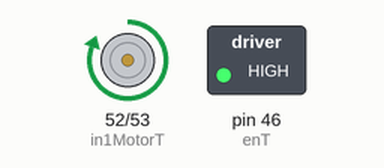
Simulated run of this sketch. Board: Arduino Mega 2560, built with avr-gcc and run on an emulated ATmega2560. Parts: motor-driver pin pairs drawn as motors (green arrow = first pin HIGH = forward, orange = second pin HIGH = backward, longer = more drive), switched loads named in the sketch (green lamp = pin HIGH).

Above: at 1.5 s.
At 4.0 s:
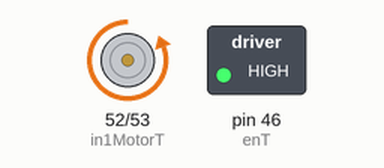
Timing chart, 0 to 6.5 s (numbered marks = the images above):
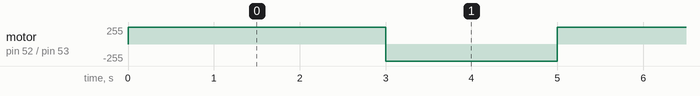

Measured:
- by itself, motor on pin 52 (in1MotorT) / pin 53 (in2MotorT): alternates forward 255/255 for 3.0 s and backward 255/255 for 2.0 s

The sketch:

Lift_Motor_Table.ino
```cpp
#define enT 46
#define in1MotorT 52
#define in2MotorT 53

void setup() {
  Serial.begin(9600);
  pinMode(in1MotorT, OUTPUT);
  pinMode(in2MotorT, OUTPUT);
  analogWrite(enT, 255);
}

void loop() {
  forward();
  delay(3000);
  reverse();
  delay(2000);
}

void forward() {
  digitalWrite(in1MotorT, HIGH);
  digitalWrite(in2MotorT, LOW);
}

void reverse() {
  digitalWrite(in1MotorT, LOW);
  digitalWrite(in2MotorT, HIGH);
}
```
